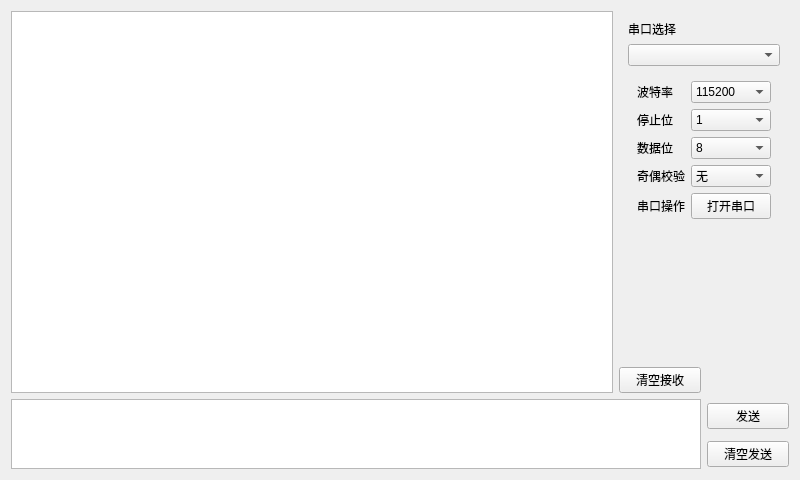
<?xml version="1.0" encoding="UTF-8"?>
<ui version="4.0">
 <class>Widget</class>
 <widget class="QWidget" name="Widget">
  <property name="geometry">
   <rect>
    <x>0</x>
    <y>0</y>
    <width>800</width>
    <height>480</height>
   </rect>
  </property>
  <property name="windowTitle">
   <string>Widget</string>
  </property>
  <layout class="QGridLayout" name="gridLayout_2">
   <item row="2" column="1">
    <widget class="QPushButton" name="btnClearRec">
     <property name="text">
      <string>清空接收</string>
     </property>
    </widget>
   </item>
   <item row="4" column="2">
    <widget class="QPushButton" name="btnClearSend">
     <property name="text">
      <string>清空发送</string>
     </property>
    </widget>
   </item>
   <item row="0" column="0" rowspan="3">
    <widget class="QPlainTextEdit" name="txtRec">
     <property name="readOnly">
      <bool>true</bool>
     </property>
    </widget>
   </item>
   <item row="3" column="2">
    <widget class="QPushButton" name="btnSend">
     <property name="text">
      <string>发送</string>
     </property>
    </widget>
   </item>
   <item row="0" column="1" colspan="2">
    <widget class="QWidget" name="widget_1" native="true">
     <layout class="QVBoxLayout" name="verticalLayout">
      <item>
       <widget class="QLabel" name="lblSerialPort">
        <property name="text">
         <string>串口选择</string>
        </property>
       </widget>
      </item>
      <item>
       <widget class="QComboBox" name="cmbSerialPort"/>
      </item>
      <item>
       <widget class="QWidget" name="widget_2" native="true">
        <layout class="QGridLayout" name="gridLayout">
         <item row="0" column="0">
          <widget class="QLabel" name="lblBaudRate">
           <property name="text">
            <string>波特率</string>
           </property>
          </widget>
         </item>
         <item row="0" column="1">
          <widget class="QComboBox" name="cmbBaudRate">
           <property name="currentIndex">
            <number>2</number>
           </property>
           <item>
            <property name="text">
             <string>9600</string>
            </property>
           </item>
           <item>
            <property name="text">
             <string>38400</string>
            </property>
           </item>
           <item>
            <property name="text">
             <string>115200</string>
            </property>
           </item>
          </widget>
         </item>
         <item row="1" column="0">
          <widget class="QLabel" name="lblStop">
           <property name="text">
            <string>停止位</string>
           </property>
          </widget>
         </item>
         <item row="1" column="1">
          <widget class="QComboBox" name="cmbStop">
           <item>
            <property name="text">
             <string>1</string>
            </property>
           </item>
           <item>
            <property name="text">
             <string>1.5</string>
            </property>
           </item>
           <item>
            <property name="text">
             <string>2</string>
            </property>
           </item>
          </widget>
         </item>
         <item row="2" column="0">
          <widget class="QLabel" name="lblData">
           <property name="text">
            <string>数据位</string>
           </property>
          </widget>
         </item>
         <item row="2" column="1">
          <widget class="QComboBox" name="cmbData">
           <property name="currentIndex">
            <number>3</number>
           </property>
           <item>
            <property name="text">
             <string>5</string>
            </property>
           </item>
           <item>
            <property name="text">
             <string>6</string>
            </property>
           </item>
           <item>
            <property name="text">
             <string>7</string>
            </property>
           </item>
           <item>
            <property name="text">
             <string>8</string>
            </property>
           </item>
          </widget>
         </item>
         <item row="3" column="0">
          <widget class="QLabel" name="lblCheck">
           <property name="text">
            <string>奇偶校验</string>
           </property>
          </widget>
         </item>
         <item row="3" column="1">
          <widget class="QComboBox" name="cmbCheck">
           <item>
            <property name="text">
             <string>无</string>
            </property>
           </item>
           <item>
            <property name="text">
             <string>奇校验</string>
            </property>
           </item>
           <item>
            <property name="text">
             <string>偶校验</string>
            </property>
           </item>
          </widget>
         </item>
         <item row="4" column="0">
          <widget class="QLabel" name="lblSwitch">
           <property name="text">
            <string>串口操作</string>
           </property>
          </widget>
         </item>
         <item row="4" column="1">
          <widget class="QPushButton" name="btnSwitch">
           <property name="text">
            <string>打开串口</string>
           </property>
          </widget>
         </item>
        </layout>
       </widget>
      </item>
     </layout>
    </widget>
   </item>
   <item row="3" column="0" rowspan="2" colspan="2">
    <widget class="QPlainTextEdit" name="txtSend"/>
   </item>
   <item row="1" column="1">
    <spacer name="verticalSpacer">
     <property name="orientation">
      <enum>Qt::Vertical</enum>
     </property>
     <property name="sizeHint" stdset="0">
      <size>
       <width>20</width>
       <height>40</height>
      </size>
     </property>
    </spacer>
   </item>
  </layout>
 </widget>
 <resources/>
 <connections/>
</ui>
